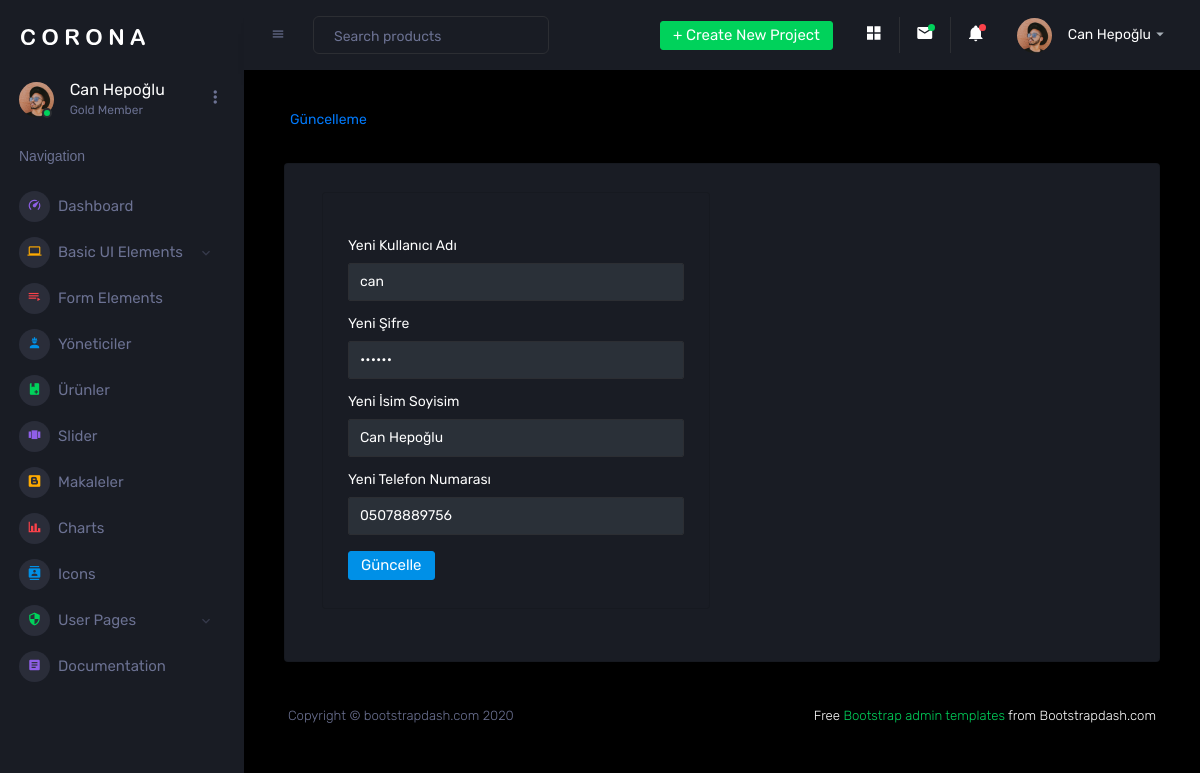
Screenshot of /adminpanel/edit.php?id=1&action=edit (signed in) with the database file from the repository.
### tables this page shows
CREATE TABLE `yoneticiler`  (
  `id` int NOT NULL AUTO_INCREMENT,
  `kullaniciadi` varchar(100) NULL DEFAULT NULL,
  `sifre` varchar(100) NULL DEFAULT NULL,
  `isimsoyisim` varchar(255) NULL DEFAULT NULL,
  `telefonnumarasi` varchar(11) NULL DEFAULT NULL,
  PRIMARY KEY (`id`) USING BTREE
);

### adminpanel/edit.php (the view, shortened to what this page needs)
<?php
include_once "ayar.php";
if (isset($_GET["id"])) {
  $id = $_GET["id"];
  $siralamaSorgusu = mysqli_query($conn, "SELECT * FROM yoneticiler WHERE id='$id'");
  $kayit = mysqli_fetch_array($siralamaSorgusu);
}
?>
<!DOCTYPE html>
<html lang="en">
<head>
  <link rel="stylesheet" href="assets/vendors/mdi/css/materialdesignicons.min.css">
  <link rel="stylesheet" href="assets/vendors/css/vendor.bundle.base.css">
  <link rel="stylesheet" href="assets/css/style.css">
</head>
<body>
  <div class="container-scroller">
    <nav class="sidebar sidebar-offcanvas" id="sidebar">
      <div class="sidebar-brand-wrapper d-none d-lg-flex align-items-center justify-content-center fixed-top">
        <a class="sidebar-brand brand-logo" href="index.php"><img src="assets/images/logo.svg" alt="logo" /></a>
      </div>
      <ul class="nav">
        <li class="nav-item profile">
          <div class="profile-desc">
            <div class="profile-pic">
              <div class="count-indicator">
                <img class="img-xs rounded-circle " src="assets/images/faces/face15.jpg" alt="">
                <span class="count bg-success"></span>
              </div>
              <div class="profile-name">
                <h5 class="mb-0 font-weight-normal"> <?php
                                                      echo $_SESSION["login"]["isimsoyisim"];
                                                      ?></h5>
                <span>Gold Member</span>
              </div>
            </div>
            <a href="#" id="profile-dropdown" data-toggle="dropdown"><i class="mdi mdi-dots-vertical"></i></a>
          </div>
        </li>
        <li class="nav-item nav-category">
          <span class="nav-link">Navigation</span>
        </li>
        <li class="nav-item menu-items">
          <a class="nav-link" href="index.php">
            <span class="menu-icon">
              <i class="mdi mdi-speedometer"></i>
            </span>
            <span class="menu-title">Dashboard</span>
          </a>
        </li>
        <li class="nav-item menu-items">
          <a class="nav-link" data-toggle="collapse" href="#ui-basic" aria-expanded="false" aria-controls="ui-basic">
            <span class="menu-icon">
              <i class="mdi mdi-laptop"></i>
            </span>
            <span class="menu-title">Basic UI Elements</span>
            <i class="menu-arrow"></i>
          </a>
        </li>
        <li class="nav-item menu-items">
          <a class="nav-link" href="pages/forms/basic_elements.html">
            <span class="menu-icon">
              <i class="mdi mdi-playlist-play"></i>
            </span>
            <span class="menu-title">Form Elements</span>
          </a>
        </li>
        <li class="nav-item menu-items">
          <a class="nav-link" href="basic-table.php">
            <span class="menu-icon">
              <i class="mdi mdi-worker"></i>
            </span>
            <span class="menu-title">Yöneticiler</span>
          </a>
        </li>
        <li class="nav-item menu-items">
          <a class="nav-link" href="urunler.php">
            <span class="menu-icon">
              <i class="mdi mdi-book-plus"></i>
            </span>
            <span class="menu-title">Ürünler</span>
          </a>
        </li>
        <li class="nav-item menu-items">
          <a class="nav-link" href="slider.php">
            <span class="menu-icon">
              <i class="mdi mdi-view-carousel"></i>
            </span>
            <span class="menu-title">Slider</span>
          </a>
        </li>
        <li class="nav-item menu-items">
          <a class="nav-link" href="makale.php">
            <span class="menu-icon">
              <i class="mdi mdi-blogger"></i>
            </span>
            <span class="menu-title">Makaleler</span>
          </a>
        </li>
        <li class="nav-item menu-items">
          <a class="nav-link" href="pages/charts/chartjs.html">
            <span class="menu-icon">
              <i class="mdi mdi-chart-bar"></i>
            </span>
            <span class="menu-title">Charts</span>
          </a>
        </li>
        <li class="nav-item menu-items">
          <a class="nav-link" href="pages/icons/mdi.html">
            <span class="menu-icon">
              <i class="mdi mdi-contacts"></i>
            </span>
            <span class="menu-title">Icons</span>
          </a>
        </li>
        <li class="nav-item menu-items">
          <a class="nav-link" data-toggle="collapse" href="#auth" aria-expanded="false" aria-controls="auth">
            <span class="menu-icon">
              <i class="mdi mdi-security"></i>
            </span>
            <span class="menu-title">User Pages</span>
            <i class="menu-arrow"></i>
          </a>
        </li>
        <li class="nav-item menu-items">
          <a class="nav-link" href="http://www.bootstrapdash.com/demo/corona-free/jquery/documentation/documentation.html">
            <span class="menu-icon">
              <i class="mdi mdi-file-document-box"></i>
            </span>
            <span class="menu-title">Documentation</span>
          </a>
        </li>
      </ul>
    </nav>
    <div class="container-fluid page-body-wrapper">
      <nav class="navbar p-0 fixed-top d-flex flex-row">
        <div class="navbar-menu-wrapper flex-grow d-flex align-items-stretch">
          <button class="navbar-toggler navbar-toggler align-self-center" type="button" data-toggle="minimize">
            <span class="mdi mdi-menu"></span>
          </button>
          <ul class="navbar-nav w-100">
            <li class="nav-item w-100">
              <form class="nav-link mt-2 mt-md-0 d-none d-lg-flex search">
                <input type="text" class="form-control" placeholder="Search products">
              </form>
            </li>
          </ul>
          <ul class="navbar-nav navbar-nav-right">
            <li class="nav-item dropdown d-none d-lg-block">
              <a class="nav-link btn btn-success create-new-button" id="createbuttonDropdown" data-toggle="dropdown" aria-expanded="false" href="#">+ Create New Project</a>
            </li>
            <li class="nav-item nav-settings d-none d-lg-block">
              <a class="nav-link" href="#">
                <i class="mdi mdi-view-grid"></i>
              </a>
            </li>
            <li class="nav-item dropdown border-left">
              <a class="nav-link count-indicator dropdown-toggle" id="messageDropdown" href="#" data-toggle="dropdown" aria-expanded="false">
                <i class="mdi mdi-email"></i>
                <span class="count bg-success"></span>
              </a>
            </li>
            <li class="nav-item dropdown border-left">
              <a class="nav-link count-indicator dropdown-toggle" id="notificationDropdown" href="#" data-toggle="dropdown">
                <i class="mdi mdi-bell"></i>
                <span class="count bg-danger"></span>
              </a>
            </li>
            <li class="nav-item dropdown">
              <a class="nav-link" id="profileDropdown" href="#" data-toggle="dropdown">
                <div class="navbar-profile">
                  <img class="img-xs rounded-circle" src="assets/images/faces/face15.jpg" alt="">
                  <p class="mb-0 d-none d-sm-block navbar-profile-name"> <?php
                                                                          echo $_SESSION["login"]["isimsoyisim"];
                                                                          ?></p>
                  <i class="mdi mdi-menu-down d-none d-sm-block"></i>
                </div>
              </a>
            </li>
          </ul>
        </div>
      </nav>
      <div class="main-panel">
        <div class="content-wrapper">
          <div class="page-header">
            <nav aria-label="breadcrumb">
              <ol class="breadcrumb">
                <li class="breadcrumb-item"><a href="#">Güncelleme</a></li>
              </ol>
            </nav>
          </div>
          <div class="col-lg-12 grid-margin stretch-card">
            <div class="card">
              <div class="card-body">
                <div class="table-responsive">
                  <div class="col-md-6 grid-margin stretch-card">
                    <div class="card">
                      <div class="card-body">
                        <form class="forms-sample" method="post">
                          <div class="form-group">
                            <label for="exampleInputUsername1">Yeni Kullanıcı Adı</label>
                            <input type="text" name="kullaniciadi" value="<?php echo $kayit['kullaniciadi']; ?>" class="form-control" id="exampleInputUsername" placeholder="Username">
                          </div>
                          <div class="form-group">
                            <label for="exampleInputPassword1">Yeni Şifre</label>
                            <input type="password" name="sifre" value="<?php echo $kayit['sifre']; ?>" class="form-control" id="exampleInputPassword1" placeholder="Password">
                          </div>
                          <div class="form-group">
                            <label for="exampleInputUsername1">Yeni İsim Soyisim</label>
                            <input type="text" name="isimsoyisim" value="<?php echo $kayit['isimsoyisim']; ?>" class="form-control" id="exampleInputUsername" placeholder="Username">
                          </div>
                          <div class="form-group">
                            <label for="exampleInputUsername1">Yeni Telefon Numarası</label>
                            <input type="text" name="telefonnumarasi" value="<?php echo $kayit['telefonnumarasi']; ?>" class="form-control" id="exampleInputUsername" placeholder="Username">
                          </div>
                          <button type="submit" name="submit" class="btn btn-primary mr-2">Güncelle</button>
                        </form>
                      </div>
                    </div>
                  </div>
                </div>
              </div>
            </div>
          </div>
          <footer class="footer">
            <div class="d-sm-flex justify-content-center justify-content-sm-between">
              <span class="text-muted d-block text-center text-sm-left d-sm-inline-block">Copyright © bootstrapdash.com
                2020</span>
              <span class="float-none float-sm-right d-block mt-1 mt-sm-0 text-center"> Free <a href="https://www.bootstrapdash.com/bootstrap-admin-template/" target="_blank">Bootstrap admin
                  templates</a> from Bootstrapdash.com</span>
            </div>
          </footer>
        </div>
      </div>
    </div>
</body>
</html>

### rows the page displays
yoneticiler: kullaniciadi "can", isimsoyisim "Can Hepoğlu", telefonnumarasi "05078889756"

### other values shown
$_SESSION["login"]["isimsoyisim"] "Can Hepoğlu"
